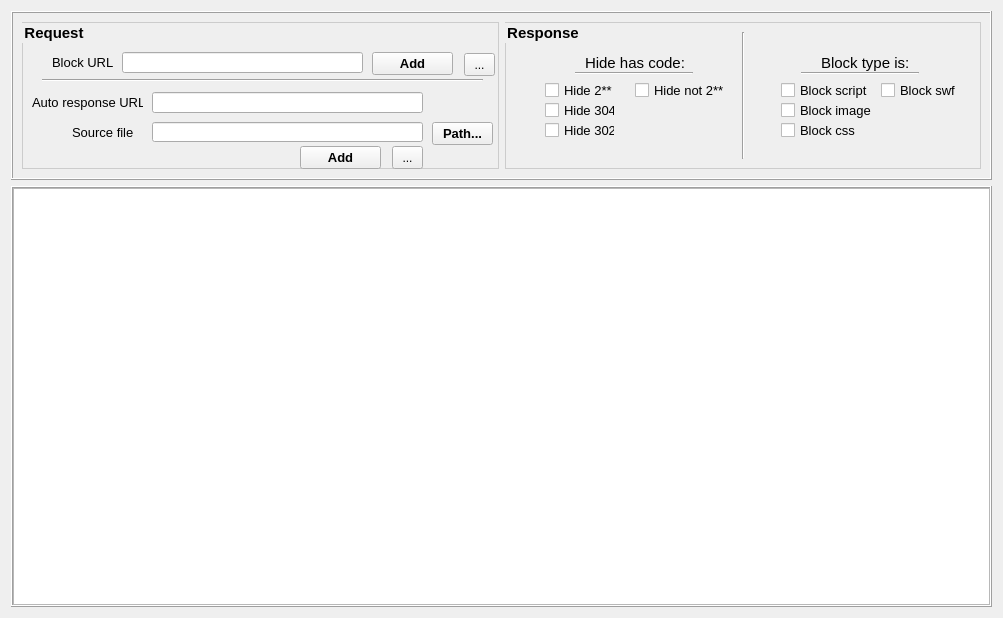
<?xml version="1.0" encoding="UTF-8"?>
<ui version="4.0">
 <class>filter</class>
 <widget class="QWidget" name="filter">
  <property name="geometry">
   <rect>
    <x>0</x>
    <y>0</y>
    <width>1003</width>
    <height>618</height>
   </rect>
  </property>
  <property name="windowTitle">
   <string>Form</string>
  </property>
  <layout class="QVBoxLayout" name="verticalLayout">
   <item>
    <widget class="QFrame" name="frame">
     <property name="sizePolicy">
      <sizepolicy hsizetype="Preferred" vsizetype="Preferred">
       <horstretch>0</horstretch>
       <verstretch>2</verstretch>
      </sizepolicy>
     </property>
     <property name="frameShape">
      <enum>QFrame::Box</enum>
     </property>
     <property name="frameShadow">
      <enum>QFrame::Raised</enum>
     </property>
     <layout class="QHBoxLayout" name="horizontalLayout">
      <item>
       <widget class="QGroupBox" name="groupBox">
        <property name="font">
         <font>
          <pointsize>11</pointsize>
          <weight>75</weight>
          <bold>true</bold>
         </font>
        </property>
        <property name="styleSheet">
         <string notr="true">QGroupBox{border: 1px solid #ccc}</string>
        </property>
        <property name="title">
         <string>Request</string>
        </property>
        <widget class="QLabel" name="label">
         <property name="geometry">
          <rect>
           <x>30</x>
           <y>30</y>
           <width>61</width>
           <height>21</height>
          </rect>
         </property>
         <property name="font">
          <font>
           <pointsize>10</pointsize>
          </font>
         </property>
         <property name="text">
          <string>Block URL</string>
         </property>
        </widget>
        <widget class="QLineEdit" name="ledtBkUrl">
         <property name="geometry">
          <rect>
           <x>100</x>
           <y>30</y>
           <width>241</width>
           <height>21</height>
          </rect>
         </property>
        </widget>
        <widget class="QPushButton" name="btnAddBkUrl">
         <property name="geometry">
          <rect>
           <x>350</x>
           <y>30</y>
           <width>81</width>
           <height>23</height>
          </rect>
         </property>
         <property name="font">
          <font>
           <pointsize>10</pointsize>
           <weight>75</weight>
           <bold>true</bold>
          </font>
         </property>
         <property name="text">
          <string>Add</string>
         </property>
        </widget>
        <widget class="QToolButton" name="btnBkUrlDetl">
         <property name="geometry">
          <rect>
           <x>442</x>
           <y>31</y>
           <width>31</width>
           <height>23</height>
          </rect>
         </property>
         <property name="text">
          <string>...</string>
         </property>
        </widget>
        <widget class="Line" name="line_2">
         <property name="geometry">
          <rect>
           <x>20</x>
           <y>50</y>
           <width>441</width>
           <height>16</height>
          </rect>
         </property>
         <property name="orientation">
          <enum>Qt::Horizontal</enum>
         </property>
        </widget>
        <widget class="QLabel" name="label_2">
         <property name="geometry">
          <rect>
           <x>10</x>
           <y>70</y>
           <width>111</width>
           <height>21</height>
          </rect>
         </property>
         <property name="font">
          <font>
           <pointsize>10</pointsize>
          </font>
         </property>
         <property name="text">
          <string>Auto response URL</string>
         </property>
        </widget>
        <widget class="QLineEdit" name="ledtAuto">
         <property name="geometry">
          <rect>
           <x>130</x>
           <y>70</y>
           <width>271</width>
           <height>21</height>
          </rect>
         </property>
        </widget>
        <widget class="QPushButton" name="btnAutoPath">
         <property name="geometry">
          <rect>
           <x>410</x>
           <y>100</y>
           <width>61</width>
           <height>23</height>
          </rect>
         </property>
         <property name="font">
          <font>
           <pointsize>10</pointsize>
           <weight>75</weight>
           <bold>true</bold>
          </font>
         </property>
         <property name="text">
          <string>Path...</string>
         </property>
        </widget>
        <widget class="QToolButton" name="btnAutoDetl">
         <property name="geometry">
          <rect>
           <x>370</x>
           <y>124</y>
           <width>31</width>
           <height>23</height>
          </rect>
         </property>
         <property name="text">
          <string>...</string>
         </property>
        </widget>
        <widget class="QLineEdit" name="ledtSrcPath">
         <property name="geometry">
          <rect>
           <x>130</x>
           <y>100</y>
           <width>271</width>
           <height>20</height>
          </rect>
         </property>
         <property name="readOnly">
          <bool>true</bool>
         </property>
        </widget>
        <widget class="QPushButton" name="btnAddAutoResp">
         <property name="geometry">
          <rect>
           <x>278</x>
           <y>124</y>
           <width>81</width>
           <height>23</height>
          </rect>
         </property>
         <property name="font">
          <font>
           <pointsize>10</pointsize>
           <weight>75</weight>
           <bold>true</bold>
          </font>
         </property>
         <property name="text">
          <string>Add</string>
         </property>
        </widget>
        <widget class="QLabel" name="label_3">
         <property name="geometry">
          <rect>
           <x>50</x>
           <y>100</y>
           <width>71</width>
           <height>21</height>
          </rect>
         </property>
         <property name="font">
          <font>
           <pointsize>10</pointsize>
          </font>
         </property>
         <property name="text">
          <string>Source file</string>
         </property>
        </widget>
       </widget>
      </item>
      <item>
       <widget class="QGroupBox" name="groupBox_2">
        <property name="font">
         <font>
          <pointsize>11</pointsize>
          <weight>75</weight>
          <bold>true</bold>
         </font>
        </property>
        <property name="styleSheet">
         <string notr="true">QGroupBox{border: 1px solid #ccc}</string>
        </property>
        <property name="title">
         <string>Response</string>
        </property>
        <layout class="QHBoxLayout" name="horizontalLayout_2">
         <item>
          <widget class="QFrame" name="frame_3">
           <property name="frameShape">
            <enum>QFrame::NoFrame</enum>
           </property>
           <property name="frameShadow">
            <enum>QFrame::Raised</enum>
           </property>
           <widget class="QCheckBox" name="cboxHide2">
            <property name="geometry">
             <rect>
              <x>30</x>
              <y>50</y>
              <width>70</width>
              <height>17</height>
             </rect>
            </property>
            <property name="font">
             <font>
              <pointsize>10</pointsize>
             </font>
            </property>
            <property name="text">
             <string>Hide 2**</string>
            </property>
           </widget>
           <widget class="QCheckBox" name="cboxHiden2">
            <property name="geometry">
             <rect>
              <x>120</x>
              <y>50</y>
              <width>91</width>
              <height>17</height>
             </rect>
            </property>
            <property name="font">
             <font>
              <pointsize>10</pointsize>
             </font>
            </property>
            <property name="text">
             <string>Hide not 2**</string>
            </property>
           </widget>
           <widget class="QCheckBox" name="cboxHide304">
            <property name="geometry">
             <rect>
              <x>30</x>
              <y>70</y>
              <width>70</width>
              <height>17</height>
             </rect>
            </property>
            <property name="font">
             <font>
              <pointsize>10</pointsize>
             </font>
            </property>
            <property name="text">
             <string>Hide 304</string>
            </property>
           </widget>
           <widget class="QCheckBox" name="cboxHide302">
            <property name="geometry">
             <rect>
              <x>30</x>
              <y>90</y>
              <width>70</width>
              <height>17</height>
             </rect>
            </property>
            <property name="font">
             <font>
              <pointsize>10</pointsize>
             </font>
            </property>
            <property name="text">
             <string>Hide 302</string>
            </property>
           </widget>
           <widget class="QLabel" name="label_4">
            <property name="geometry">
             <rect>
              <x>70</x>
              <y>20</y>
              <width>111</width>
              <height>21</height>
             </rect>
            </property>
            <property name="font">
             <font>
              <pointsize>11</pointsize>
             </font>
            </property>
            <property name="text">
             <string>Hide has code:</string>
            </property>
           </widget>
           <widget class="Line" name="line">
            <property name="geometry">
             <rect>
              <x>60</x>
              <y>40</y>
              <width>118</width>
              <height>3</height>
             </rect>
            </property>
            <property name="orientation">
             <enum>Qt::Horizontal</enum>
            </property>
           </widget>
           <zorder>cboxHide2</zorder>
           <zorder>cboxHiden2</zorder>
           <zorder>cboxHide304</zorder>
           <zorder>cboxHide302</zorder>
           <zorder>groupBox</zorder>
           <zorder>label_4</zorder>
           <zorder>line</zorder>
          </widget>
         </item>
         <item>
          <widget class="Line" name="line_3">
           <property name="orientation">
            <enum>Qt::Vertical</enum>
           </property>
          </widget>
         </item>
         <item>
          <widget class="QFrame" name="frame_4">
           <property name="frameShape">
            <enum>QFrame::NoFrame</enum>
           </property>
           <property name="frameShadow">
            <enum>QFrame::Raised</enum>
           </property>
           <widget class="QCheckBox" name="cboxScript">
            <property name="geometry">
             <rect>
              <x>30</x>
              <y>50</y>
              <width>91</width>
              <height>17</height>
             </rect>
            </property>
            <property name="font">
             <font>
              <pointsize>10</pointsize>
             </font>
            </property>
            <property name="text">
             <string>Block script</string>
            </property>
           </widget>
           <widget class="QCheckBox" name="cboxSwf">
            <property name="geometry">
             <rect>
              <x>130</x>
              <y>50</y>
              <width>81</width>
              <height>17</height>
             </rect>
            </property>
            <property name="font">
             <font>
              <pointsize>10</pointsize>
             </font>
            </property>
            <property name="text">
             <string>Block swf</string>
            </property>
           </widget>
           <widget class="QCheckBox" name="cboxImg">
            <property name="geometry">
             <rect>
              <x>30</x>
              <y>70</y>
              <width>91</width>
              <height>17</height>
             </rect>
            </property>
            <property name="font">
             <font>
              <pointsize>10</pointsize>
             </font>
            </property>
            <property name="text">
             <string>Block image</string>
            </property>
           </widget>
           <widget class="QCheckBox" name="cboxCSS">
            <property name="geometry">
             <rect>
              <x>30</x>
              <y>90</y>
              <width>91</width>
              <height>17</height>
             </rect>
            </property>
            <property name="font">
             <font>
              <pointsize>10</pointsize>
             </font>
            </property>
            <property name="text">
             <string>Block css</string>
            </property>
           </widget>
           <widget class="QLabel" name="label_5">
            <property name="geometry">
             <rect>
              <x>70</x>
              <y>20</y>
              <width>101</width>
              <height>21</height>
             </rect>
            </property>
            <property name="font">
             <font>
              <pointsize>11</pointsize>
             </font>
            </property>
            <property name="text">
             <string>Block type is:</string>
            </property>
           </widget>
           <widget class="Line" name="line_4">
            <property name="geometry">
             <rect>
              <x>50</x>
              <y>40</y>
              <width>118</width>
              <height>3</height>
             </rect>
            </property>
            <property name="orientation">
             <enum>Qt::Horizontal</enum>
            </property>
           </widget>
           <zorder>frame_3</zorder>
           <zorder>cboxScript</zorder>
           <zorder>cboxSwf</zorder>
           <zorder>cboxImg</zorder>
           <zorder>cboxCSS</zorder>
           <zorder>label_5</zorder>
           <zorder>line_4</zorder>
          </widget>
         </item>
        </layout>
        <zorder>groupBox</zorder>
        <zorder>groupBox</zorder>
        <zorder>frame_3</zorder>
        <zorder>line_3</zorder>
        <zorder>frame_4</zorder>
       </widget>
      </item>
     </layout>
    </widget>
   </item>
   <item>
    <widget class="QFrame" name="frame_2">
     <property name="sizePolicy">
      <sizepolicy hsizetype="Preferred" vsizetype="Preferred">
       <horstretch>0</horstretch>
       <verstretch>5</verstretch>
      </sizepolicy>
     </property>
     <property name="frameShape">
      <enum>QFrame::Box</enum>
     </property>
     <property name="frameShadow">
      <enum>QFrame::Raised</enum>
     </property>
     <layout class="QHBoxLayout" name="horizontalLayout_3">
      <property name="spacing">
       <number>0</number>
      </property>
      <property name="margin">
       <number>0</number>
      </property>
      <item>
       <widget class="QTableView" name="tviewFilters"/>
      </item>
     </layout>
    </widget>
   </item>
  </layout>
 </widget>
 <resources/>
 <connections/>
</ui>
